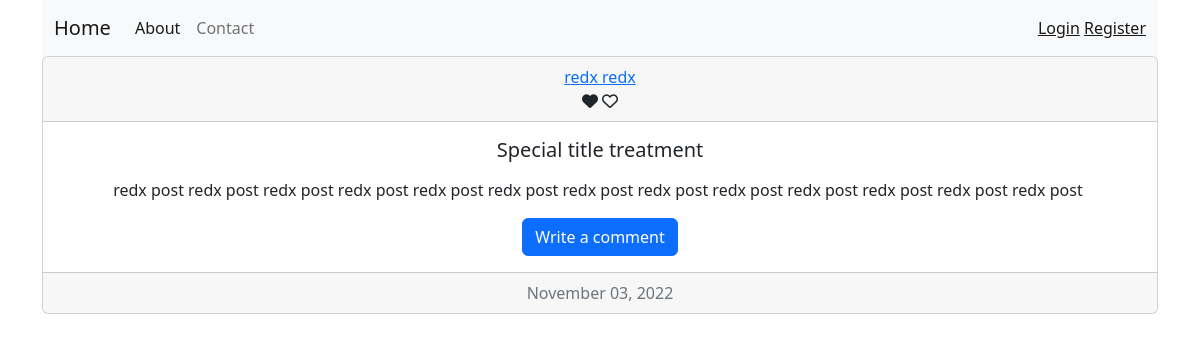
Page /post/redx on the earlier database version.
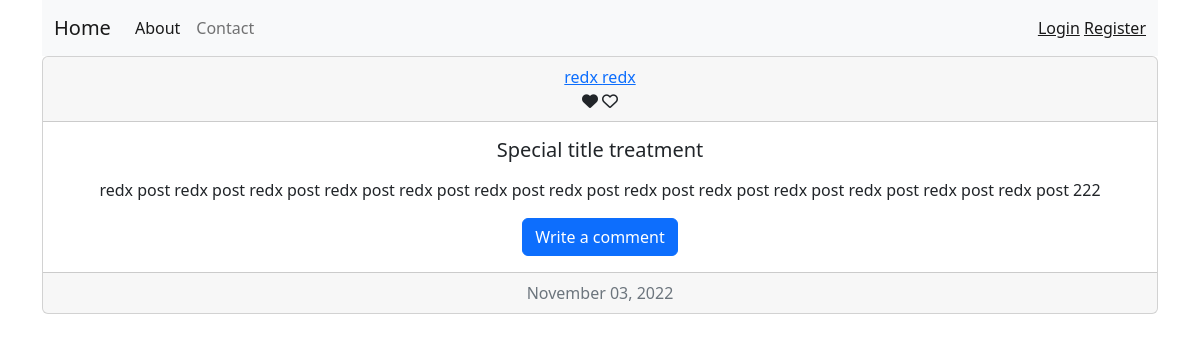
Same page on the later database version.
### blog/models.py (models this page shows, shortened)
class Post(db.Model):
    id = db.Column(db.Integer, primary_key=True)
    text = db.Column(db.Text, nullable=False)
    date_created = db.Column(db.DateTime(timezone=True), default=func.now())
    author = db.Column(db.Integer, db.ForeignKey(
        'user.id', ondelete="CASCADE"), nullable=False)
    comments = db.relationship('Comment', backref='post', passive_deletes=True)
    likes = db.relationship('Like', backref='post', passive_deletes=True)

class User(db.Model, UserMixin):
    id = db.Column(db.Integer, primary_key=True)
    email = db.Column(db.String(150), unique=True)
    firstname = db.Column(db.String(150))
    lastname = db.Column(db.String(150))
    password = db.Column(db.String(150))
    date_created = db.Column(db.DateTime(timezone=True), default=func.now())
    posts = db.relationship('Post', backref='user', passive_deletes=True)
    comments = db.relationship('Comment', backref='user', passive_deletes=True)
    likes = db.relationship('Like', backref='user', passive_deletes=True)

### blog/routes.py (the view)
@app.route("/post/<firstname>")
def post(firstname):
    user = User.query.filter_by(firstname=firstname).first()
    if not user:
        flash("User not found.", category="error")
        return redirect(url_for("home"))
    posts = user.posts
    return render_template("posts.html", user=current_user, posts=posts, firstname=firstname)

### blog/templates/posts.html (shortened to what this page needs)
{% extends "home.html" %}

### blog/templates/home.html (shortened to what this page needs)
{% extends "base.html" %}
{% block content %}
{% for post in posts %}
<div class="card text-center">
  <div class="card-header">
    <a href="/post/{{post.user.firstname}}">
    {{ post.user.firstname }} {{ post.user.lastname }}
    </a>
    <div class="like">
      <i class="fas fa-heart"></i>
      <i class="far fa-heart"></i>
    </div>
  </div>
  <div class="card-body">
    <h5 class="card-title">Special title treatment</h5>
    <p class="card-text">{{post.text|safe}}</p>
    <a href="#" class="btn btn-primary">Write a comment</a>
  </div>
  <div class="card-footer text-muted">
    {{ post.date_created.strftime('%B %d, %Y') }}
  </div>
</div>
<br>
{% endfor %}
{% endblock %}

Differences in the rows shown:
changed Post "redx": text "redx post redx post redx post redx post redx post redx post redx post redx post redx post redx post redx post redx post redx post" → "redx post redx post redx post redx post redx post redx post redx post redx post redx post redx post redx post redx post redx post 222"
